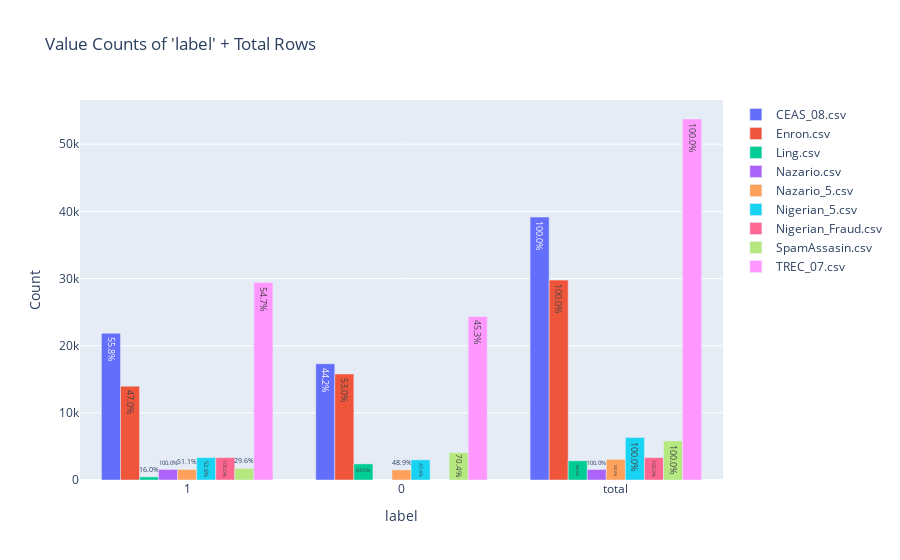

Notebook code cell kept with this figure:
### Code cell
import os
import pandas as pd
import plotly.graph_objects as go

# Path to your folder
   # change this to your folder
base_path = os.curdir
folder_path = "datasets"
folder_path = os.path.join(base_path, folder_path)
# Read all CSV files in the folder
dataframes = []
for file in os.listdir(folder_path):
    if file.endswith(".csv"):
        file_path = os.path.join(folder_path, file)
        print(file_path)
        df = pd.read_csv(file_path)
        dataframes.append((file,df))

# Concatenate all dataframes
if len(dataframes) == 0:
    raise ValueError("No CSV files found in the folder.")

# Choose a column to analyze (change this to your desired column)
column_name = "label"   # replace with your actual column
fig = go.Figure()

for file_name, df in dataframes:
    # Rename 0/1 to labels safely
    df[column_name] = df[column_name].astype(str)
    #df.loc[df[column_name] == 1, column_name] = "spam"
    #df.loc[df[column_name] == 0, column_name] = "legitimate"

    # Value counts
    value_counts = df[column_name].value_counts().reset_index()
    value_counts.columns = [column_name, "count"]

    # Add total row
    value_counts_with_total = pd.concat([
        value_counts,
        pd.DataFrame({column_name: ["total"], "count": [df.shape[0]]})
    ], ignore_index=True)

    # Compute percentage relative to total
    value_counts_with_total["percent"] = value_counts_with_total["count"] / df.shape[0] * 100

    # Add bar trace with percentages on top
    fig.add_bar(
        x=value_counts_with_total[column_name],
        y=value_counts_with_total["count"],
        name=file_name,
        text=value_counts_with_total["percent"].apply(lambda x: f"{x:.1f}%"),
        textposition="auto"
    )

fig.update_layout(
    title=f"Value Counts of '{column_name}' + Total Rows",
    xaxis_title=column_name,
    yaxis_title="Count",
    barmode="group"
)

fig.show()
column_text = "body"
column_label = "label"

### Figure 1 — Plotly figure (JSON) as saved in the notebook; plotly's stock layout.template omitted (floating-point values rounded to 4 significant figures)
{"data": [{"name": "CEAS_08.csv", "text": ["55.8%", "44.2%", "100.0%"], "textposition": "auto", "type": "bar", "x": ["1", "0", "total"], "y": [21842, 17312, 39154]}, {"name": "Enron.csv", "text": ["53.0%", "47.0%", "100.0%"], "textposition": "auto", "type": "bar", "x": ["0", "1", "total"], "y": [15791, 13976, 29767]}, {"name": "Ling.csv", "text": ["84.0%", "16.0%", "100.0%"], "textposition": "auto", "type": "bar", "x": ["0", "1", "total"], "y": [2401, 458, 2859]}, {"name": "Nazario.csv", "text": ["100.0%", "100.0%"], "textposition": "auto", "type": "bar", "x": ["1", "total"], "y": [1565, 1565]}, {"name": "Nazario_5.csv", "text": ["51.1%", "48.9%", "100.0%"], "textposition": "auto", "type": "bar", "x": ["1", "0", "total"], "y": [1565, 1500, 3065]}, {"name": "Nigerian_5.csv", "text": ["52.6%", "47.4%", "100.0%"], "textposition": "auto", "type": "bar", "x": ["1", "0", "total"], "y": [3332, 2999, 6331]}, {"name": "Nigerian_Fraud.csv", "text": ["100.0%", "100.0%"], "textposition": "auto", "type": "bar", "x": ["1", "total"], "y": [3332, 3332]}, {"name": "SpamAssasin.csv", "text": ["70.4%", "29.6%", "100.0%"], "textposition": "auto", "type": "bar", "x": ["0", "1", "total"], "y": [4091, 1718, 5809]}, {"name": "TREC_07.csv", "text": ["54.7%", "45.3%", "100.0%"], "textposition": "auto", "type": "bar", "x": ["1", "0", "total"], "y": [29399, 24358, 53757]}], "layout": {"barmode": "group", "title": {"text": "Value Counts of 'label' + Total Rows"}, "xaxis": {"title": {"text": "label"}}, "yaxis": {"title": {"text": "Count"}}}}
